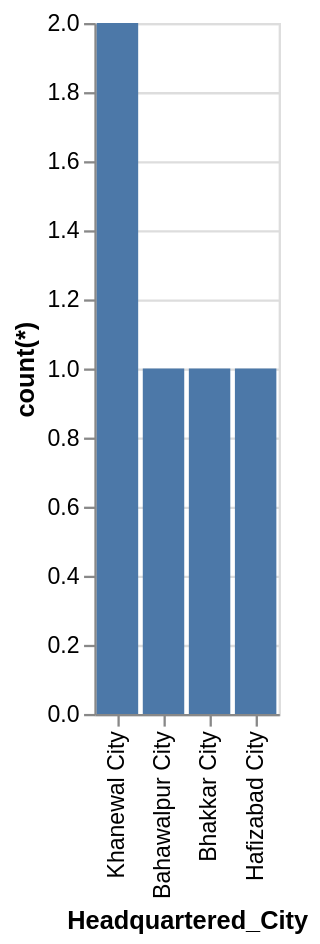

The specification (Vega-Lite) saved for this image:
### Vega-Lite specification from a JSON file in a GitHub repository (floating-point values rounded to 4 significant figures)
{"data": {"values": [{"x_data": "Bahawalpur City", "y_data": 1}, {"x_data": "Bhakkar City", "y_data": 1}, {"x_data": "Hafizabad City", "y_data": 1}, {"x_data": "Khanewal City", "y_data": 2}]}, "mark": "bar", "encoding": {"x": {"field": "x_data", "type": "nominal", "title": "Headquartered_City", "sort": {"op": "sum", "field": "y_data", "order": "descending"}}, "y": {"field": "y_data", "type": "quantitative", "title": "count(*)"}}}
